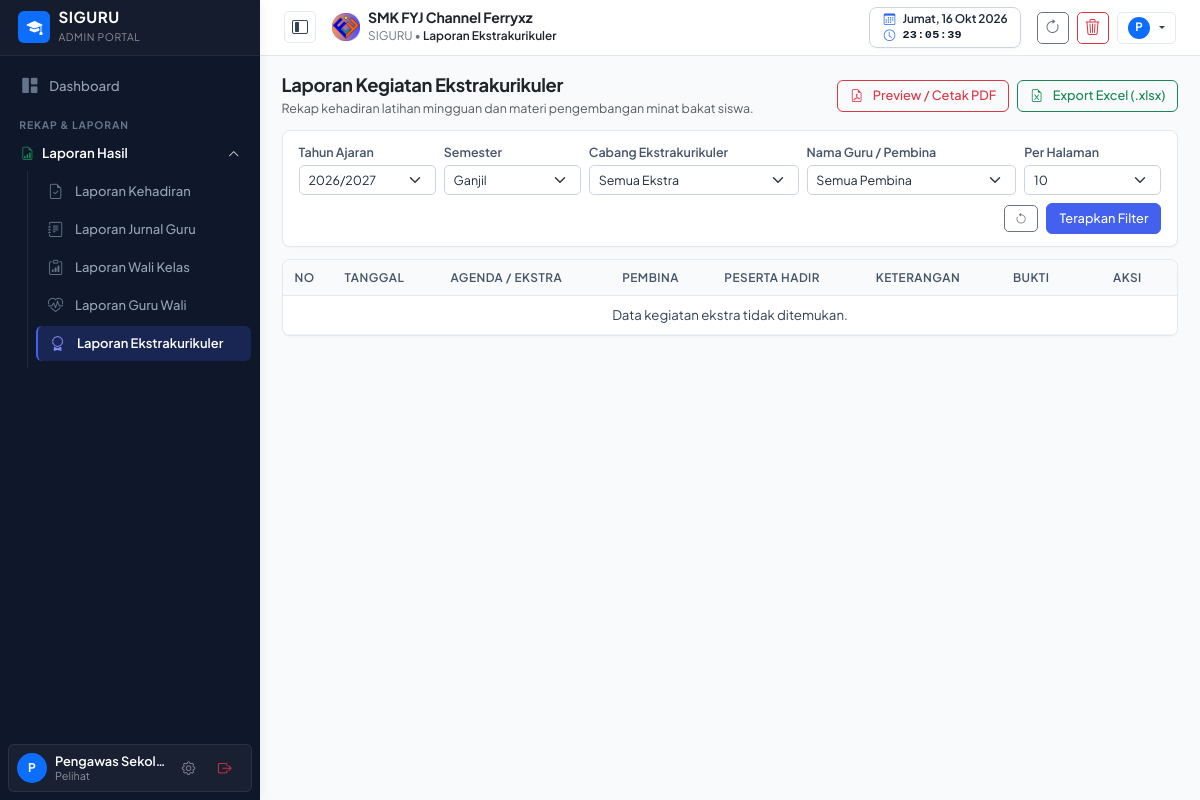
Page /laporan-ekstra.php (signed in) on the committed database.
### tables this page shows
CREATE TABLE pengaturan (
    id INTEGER PRIMARY KEY AUTOINCREMENT,
    logo TEXT DEFAULT 'assets/images/logo.png',
    nama_sekolah TEXT DEFAULT 'SMK NEGERI 1 CONTOH',
    tahun_ajaran TEXT DEFAULT '2026/2027',
    semester TEXT DEFAULT 'Ganjil',
    kelas TEXT DEFAULT 'X RPL 1, X RPL 2, XI RPL 1, XI RPL 2, XII RPL 1, XII RPL 2',
    mata_pelajaran TEXT DEFAULT 'Matematika, Bahasa Indonesia, Pemrograman Web, Basis Data, Bahasa Inggris, PJOK, Pendidikan Agama',
    folder_jurnal TEXT,
    folder_foto TEXT,
    folder_guru_wali TEXT,
    folder_wali TEXT,
    folder_ekstra TEXT,
    link_db_absen TEXT,
    link_db_jurnal TEXT,
    link_db_guru_wali TEXT,
    link_db_wali TEXT,
    link_db_ekstra TEXT,
    list_ekstrakurikuler TEXT DEFAULT 'Pramuka, Paskibra, Futsal, Basket, Rohis, PMR, Desain Grafis, Robotik',
    kepala_sekolah TEXT DEFAULT 'Drs. H. Ahmad Fauzi, M.Pd.',
    nip_kepala_sekolah TEXT DEFAULT '19750815 199903 1 002'
, kop_surat TEXT DEFAULT 'assets/images/kop_surat.png', kop_size TEXT DEFAULT '90', kabupaten TEXT DEFAULT 'Klungkung', ttd_kepsek TEXT DEFAULT 'https://drive.google.com/thumbnail?id=1GUfUommgYjV-cnhU0tTB8kRJy8iXagkI', list_tahun_ajaran TEXT DEFAULT '["2025/2026", "2026/2027", "2027/2028"]');

### laporan-ekstra.php (the view, shortened to what the rows shown need)
<?php
require_once __DIR__ . '/config/helper.php';
$taList = getDaftarTahunAjaran();
$filterTA = $_GET['ta'] ?? $settings['tahun_ajaran'];
$filterSemester = $_GET['semester'] ?? $settings['semester'];
require_once __DIR__ . '/views/header.php';
?>
<main class="content-wrapper">
    <div class="card card-table p-3 mb-4">
        <form method="GET" class="row g-2 align-items-center">
            <div class="col-md-2 col-6">
                <label class="form-label small text-muted mb-0">Tahun Ajaran</label>
                <select name="ta" class="form-select form-select-sm">
                    <?php foreach ($taList as $taOpt): ?>
                        <option value="<?= htmlspecialchars($taOpt) ?>" <?= $filterTA === $taOpt ? 'selected' : '' ?>>
                            <?= htmlspecialchars($taOpt) ?>
                        </option>
                    <?php endforeach; ?>
                </select>
            </div>
            <div class="col-md-2 col-6">
                <label class="form-label small text-muted mb-0">Semester</label>
                <select name="semester" class="form-select form-select-sm">
                    <option value="Ganjil" <?= $filterSemester === 'Ganjil' ? 'selected' : '' ?>>Ganjil</option>
                </select>
            </div>
        </form>
    </div>
    <div class="card card-table overflow-hidden">
        <div class="table-responsive">
            <table class="table table-custom align-middle mb-0">
                <thead>
                    <tr>
                        <th style="width: 50px;">No</th>
                        <th>Tanggal</th>
                        <th>Agenda / Ekstra</th>
                        <th>Pembina</th>
                        <th>Peserta Hadir</th>
                        <th>Keterangan</th>
                        <th>Bukti</th>
                        <th style="width: 100px;" class="text-center">Aksi</th>
                    </tr>
                </thead>
            </table>
        </div>
    </div>
</main>
<?php require_once __DIR__ . '/views/footer.php'; ?>

### views/header.php (shortened to what the rows shown need)
<?php
require_once __DIR__ . '/../config/helper.php';
$settings = getSettings();
?>
<!DOCTYPE html>
<html lang="id">
<head>
    <link href="https://cdn.jsdelivr.net/npm/bootstrap@5.3.2/dist/css/bootstrap.min.css" rel="stylesheet">
    <link rel="stylesheet" href="https://cdn.jsdelivr.net/npm/bootstrap-icons@1.11.3/font/bootstrap-icons.min.css">
    <link rel="stylesheet" href="https://cdnjs.cloudflare.com/ajax/libs/font-awesome/6.5.1/css/all.min.css">
    <link rel="stylesheet" href="assets/css/style.css?v=<?= time() ?>">
</head>
<body>
<header class="main-header d-flex align-items-center justify-content-between px-3 px-md-4">
    <div class="d-flex align-items-center gap-2 gap-md-3">
        <div class="d-flex align-items-center gap-2">
            <img src="<?= htmlspecialchars($settings['logo'] ?? 'assets/images/logo.png') ?>" alt="Logo" class="rounded" style="height: 28px; width: 28px; object-fit: contain;">
            <div>
                <span class="d-none d-md-block fw-bold text-dark mb-0" style="font-size: 0.88rem; line-height: 1.15; letter-spacing: -0.01em;">
                    <?= htmlspecialchars($settings['nama_sekolah'] ?? 'SMK FYJ Channel Ferryxz') ?>
                </span>
                <span class="text-secondary small" style="line-height: 1.1; font-size: 0.74rem;">
                    SIGURU &bull; <span class="fw-semibold text-dark"><?= htmlspecialchars($pageTitle ?? 'Dashboard') ?></span>
                </span>
            </div>
        </div>
    </div>
</header>

### rows in the picture
pengaturan: logo (picture), nama_sekolah "SMK FYJ Channel Ferryxz", ta "2026/2027", semester "Ganjil"

### other values in the picture
$pageTitle "Laporan Ekstrakurikuler"
substr($user['nama'] ?: 'U', 0, 1) "P"
substr($currentUserData['nama'] ?? 'U', 0, 1) "P"
$currentUserData['nama'] "Pengawas Sekolah"
$currentUserData['hak_akses'] "Pelihat"
form field limit "10"
